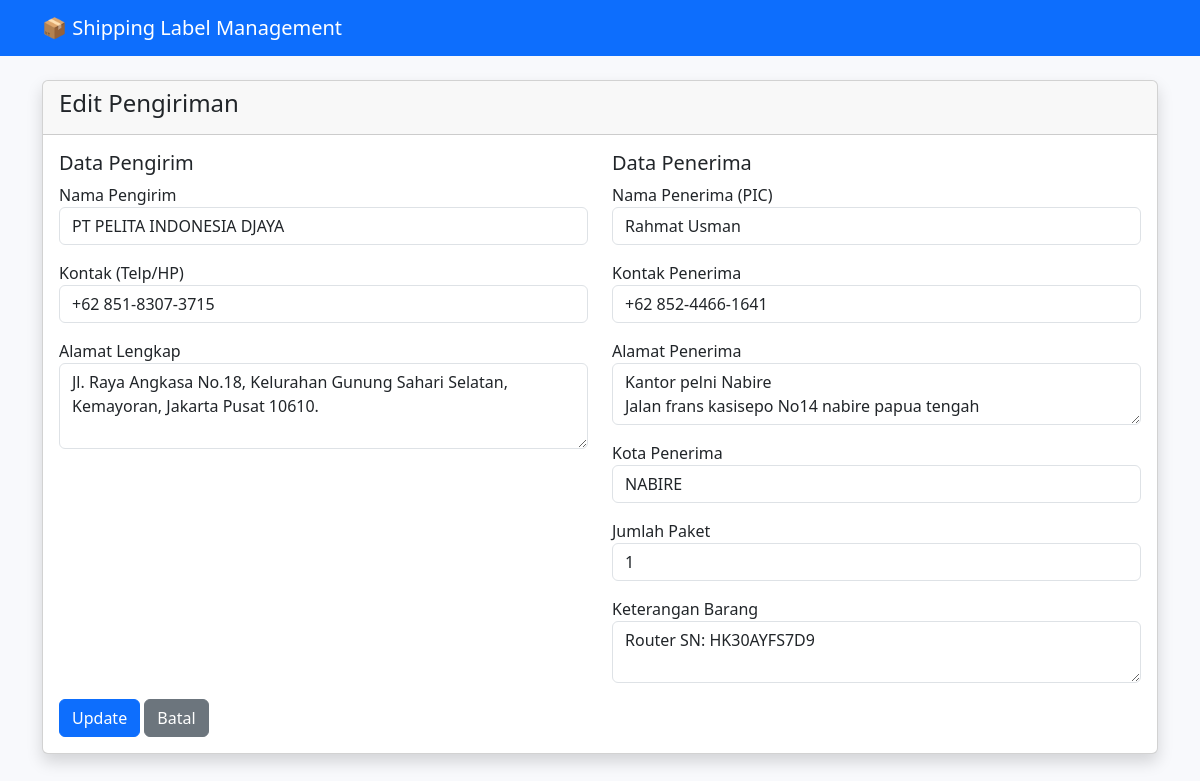
Page /index.php/shipment/edit/2 on the committed database.
### tables this page shows
CREATE TABLE `shipments` (
  `id` int NOT NULL,
  `sender_name` varchar(100) NOT NULL,
  `sender_contact` varchar(20) NOT NULL,
  `sender_address` text NOT NULL,
  `receiver_name` varchar(100) NOT NULL,
  `receiver_contact` varchar(20) NOT NULL,
  `receiver_address` text NOT NULL,
  `receiver_city` varchar(50) NOT NULL,
  `package_count` int NOT NULL DEFAULT '1',
  `item_description` text,
  `resi_number` varchar(50) DEFAULT NULL,
  `expedition` varchar(50) DEFAULT NULL,
  `resi_photo` varchar(255) DEFAULT NULL,
  `created_at` datetime DEFAULT CURRENT_TIMESTAMP,
  `updated_at` datetime DEFAULT CURRENT_TIMESTAMP ON UPDATE CURRENT_TIMESTAMP
);

### application/controllers/Shipment.php (called while the page is built, shortened)
<?php
class Shipment extends CI_Controller {
    public function __construct() {
        $this->load->model('Shipment_model');
        $this->load->library('form_validation');
        $this->load->helper('image');
    }
    public function edit($id) {
        $data['shipment'] = $this->Shipment_model->get_shipment($id);
        $this->load->view('templates/header');
        $this->load->view('shipments/edit', $data);
        $this->load->view('templates/footer');
    }
}

### index.php (called while the page is built, shortened)
<?php
require_once BASEPATH.'core/CodeIgniter.php';

### application/models/Shipment_model.php (called while the page is built, shortened)
<?php
class Shipment_model extends CI_Model {
    public function get_shipment($id) {
        return $this->db->get_where('shipments', ['id' => $id])->row_array();
    }
}

### application/views/shipments/edit.php (the view)
<div class="card shadow">
    <div class="card-header"><h4>Edit Pengiriman</h4></div>
    <div class="card-body">
        <?= form_open('shipment/update/'.$shipment['id']) ?>
        <div class="row">
            <div class="col-md-6">
                <h5>Data Pengirim</h5>
                <div class="mb-3">
                    <label>Nama Pengirim</label>
                    <input type="text" name="sender_name" class="form-control" value="<?= set_value('sender_name', $shipment['sender_name']) ?>" required>
                </div>
                <div class="mb-3">
                    <label>Kontak (Telp/HP)</label>
                    <input type="text" name="sender_contact" class="form-control" value="<?= set_value('sender_contact', $shipment['sender_contact']) ?>" required>
                </div>
                <div class="mb-3">
                    <label>Alamat Lengkap</label>
                    <textarea name="sender_address" class="form-control" rows="3" required><?= set_value('sender_address', $shipment['sender_address']) ?></textarea>
                </div>
            </div>
            <div class="col-md-6">
                <h5>Data Penerima</h5>
                <div class="mb-3">
                    <label>Nama Penerima (PIC)</label>
                    <input type="text" name="receiver_name" class="form-control" value="<?= set_value('receiver_name', $shipment['receiver_name']) ?>" required>
                </div>
                <div class="mb-3">
                    <label>Kontak Penerima</label>
                    <input type="text" name="receiver_contact" class="form-control" value="<?= set_value('receiver_contact', $shipment['receiver_contact']) ?>" required>
                </div>
                <div class="mb-3">
                    <label>Alamat Penerima</label>
                    <textarea name="receiver_address" class="form-control" rows="2" required><?= set_value('receiver_address', $shipment['receiver_address']) ?></textarea>
                </div>
                <div class="mb-3">
                    <label>Kota Penerima</label>
                    <input type="text" name="receiver_city" class="form-control" value="<?= set_value('receiver_city', $shipment['receiver_city']) ?>" required>
                </div>
                <div class="mb-3">
                    <label>Jumlah Paket</label>
                    <input type="number" name="package_count" class="form-control" value="<?= set_value('package_count', $shipment['package_count']) ?>" min="1" required>
                </div>
                <div class="mb-3">
                    <label>Keterangan Barang</label>
                    <textarea name="item_description" class="form-control" rows="2"><?= set_value('item_description', $shipment['item_description']) ?></textarea>
                </div>
            </div>
        </div>
        <button type="submit" class="btn btn-primary">Update</button>
        <a href="<?= site_url('shipment') ?>" class="btn btn-secondary">Batal</a>
        <?= form_close() ?>
    </div>
</div>

### application/views/templates/header.php (style rules this page uses)
body { background-color: #f8f9fc; }

### rows in the picture
shipments: sender_name "PT PELITA INDONESIA DJAYA", sender_contact "+62 851-8307-3715", sender_address "Jl. Raya Angkasa No.18, Kelurahan Gunung Sahari Selatan, Kemayoran, Jakarta Pusat 10610.", receiver_name "Rahmat Usman", receiver_contact "+62 852-4466-1641", receiver_address "Kantor pelni Nabire Jalan frans kasisepo No14 nabire papua tengah", receiver_city "NABIRE", package_count "1", item_description "Router SN: HK30AYFS7D9"
